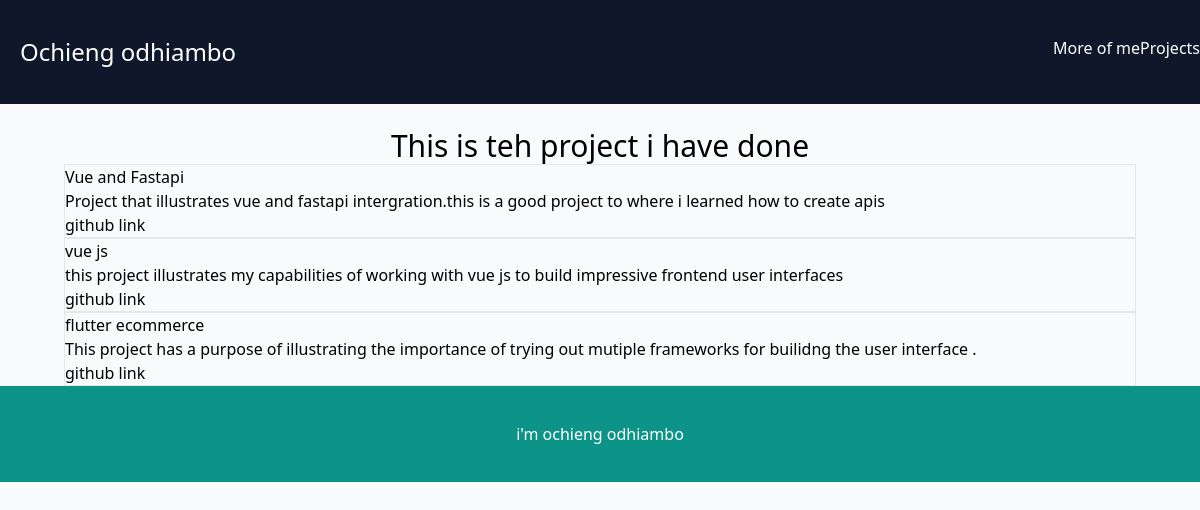
/projects/, run on the app's committed database.
### home/models.py (models this page shows)
class Project(models.Model):
    title=models.CharField(max_length=200)
    description=models.TextField()
    url=models.URLField(max_length=200,)

### home/views.py (the view)
# urls.py: path('projects/',projects,name='projects')
def projects(request):
    projects=Project.objects.all()
    return render(request,'projects.html',{'projects':projects})

### home/templates/projects.html
{% extends 'index.html' %}
{% block content %}
<div class="px-8 mx-auto mt-6">
    <h2 class="text-3xl text-center ">This is teh project i have done</h2>
<div class="grid grid-cols-1 sm:grid-cols-2 md:grid-cols-3">
    {% for project in projects %}
    <div class=" rounded-md border border-gray-800 bg-white">
        <h2>{{project.title}}</h2>
        <p>{{project.description}}</p>
        <p><a href="{{project.url}}">github link</a></p>
    </div>
{% endfor %}
</div>
</div>
{% endblock %}

### home/templates/index.html (shortened to what this page needs)
<!DOCTYPE html>
{% load static %}
<html lang="en">
    {% load static tailwind_tags %}
<head>
    {% tailwind_css %}
</head>
<body class="bg-gray-50">
   <div class="min-h-screen">
    <header class="bg-slate-900 w-full flex flex-row justify-between text-white py-9">
        <a href="{% url 'home' %} "><h2 class="text-2xl font-medium px-5">Ochieng odhiambo</h2></a>
        <div class="flex justify-around space-x-5 pr-5">
            <a href="{% url 'about' %}">More of me</a>
            <a href="{% url 'projects' %}">Projects</a>
        </div>
    </header>
    <main class="mx-auto px-8">
        {% block content %}
        {% endblock %}
    </main>
    <footer class="bg-teal-600 bottom-0 z-20 fixed left-0 right-0 w-full text-white py-9">
        <h2 class="text-center">
            i'm ochieng odhiambo
        </h2>
    </footer>
   </div>
</body>
</html>

### data on the page
Project: title "Vue and Fastapi", description "Project that illustrates vue and fastapi intergration.this is a good project to where i learned how to create apis"
Project: title "vue js", description "this project illustrates my capabilities of working with vue js to build impressive frontend user interfaces"
Project: title "flutter ecommerce", description "This project has a purpose of illustrating the importance of trying out mutiple frameworks for builidng the user interface ."
